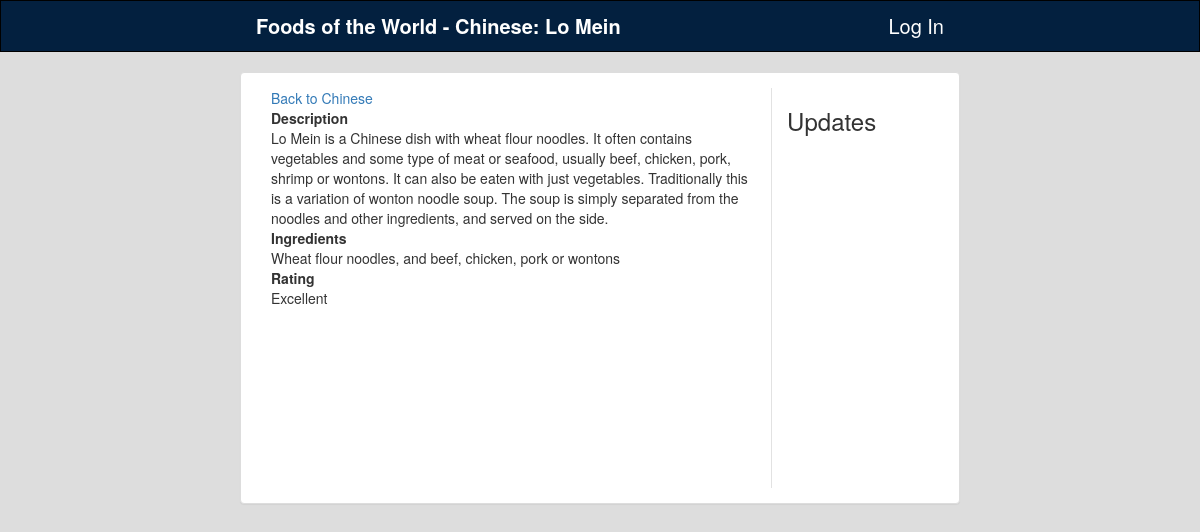
Screenshot of /catalog/1/category/1/record/1/view/ with the database file from the repository.
### database_setup.py (models this page shows, shortened)
class Catalog(Base):
    __tablename__ = 'catalog'
    id = Column(Integer, primary_key=True)
    name = Column(String(250), nullable=False)
    user_id = Column(Integer, ForeignKey('user.id'))
    user = relationship(User)

class Category(Base):
    __tablename__ = 'category'
    id = Column(Integer, primary_key=True)
    name = Column(String(250), nullable=False)
    catalog_id = Column(Integer, ForeignKey('catalog.id'))
    catalog = relationship(Catalog)

class Record(Base):
    __tablename__ = 'record'
    id = Column(Integer, primary_key=True)
    name = Column(String(250), nullable=False)
    record_template_id = Column(Integer, ForeignKey('record_template.id'))
    category_id = Column(Integer, ForeignKey('category.id'))
    record_template = relationship(RecordTemplate)
    category = relationship(Category)

class FieldTemplate(Base):
    __tablename__ = 'field_template'
    id = Column(Integer, primary_key=True)
    label = Column(String(250), nullable=False)
    kind = Column(Enum('short_text',
                       'long_text',
                       'drop_down',
                       'check_box',
                       'radio'), nullable=False)
    order = Column(Integer, nullable=False)
    record_template_id = Column(Integer, ForeignKey('record_template.id'))
    record_template = relationship("RecordTemplate",
                                   back_populates='template_fields')

class Field(Base):
    __tablename__ = 'field'
    id = Column(Integer, primary_key=True)
    value = Column(String(500), nullable=False)
    record_id = Column(Integer, ForeignKey('record.id'))
    field_template_id = Column(Integer, ForeignKey('field_template.id'))
    record = relationship(Record)
    field_template = relationship(FieldTemplate)

### catalogit.py (the view)
@app.route('/catalog/<int:catalog_id>/category/<int:category_id>/record/<int:record_id>/view/')
def showRecord(catalog_id, category_id, record_id):
    catalog = getCatalog(catalog_id)
    category = getCategory(category_id)
    record = getRecord(record_id)
    fields = getFormattedFields(record_id)
    return render_template('showRecord.html',
                           catalog=catalog,
                           category=category,
                           record=record,
                           fields=fields)

### catalogit.py (called while the page is built)
def getCatalog(catalog_id):
    return session.query(Catalog).filter_by(id=catalog_id).one()

def getCategory(category_id):
    return session.query(Category).filter_by(id=category_id).one()

def getRecord(record_id):
    return session.query(Record).filter_by(id=record_id).one()

def getFieldTemplates(record_template_id):
    return session.query(FieldTemplate).filter_by(
                        record_template_id=record_template_id).order_by(
                        asc(FieldTemplate.order))

def getFormattedFields(record_id):
    record = getRecord(record_id)
    fieldTemplates = getFieldTemplates(record.record_template_id)
    fields = []
    for fieldTemplate in fieldTemplates:
        fieldLabel = fieldTemplate.label
        valueList = session.query(Field).filter_by(
                                        field_template_id=fieldTemplate.id,
                                        record_id=record.id).order_by(
                                        asc(Field.id))
        fieldValues = []
        for v in valueList:
            fieldValues.append(v.value)
        fields.append((fieldLabel, fieldValues))
    return fields

### templates/showRecord.html (shortened to what this page needs)
{% extends "base.html" %}
{% block header %} {{catalog.name}} - {{category.name}}: {{record.name}} {% endblock %}
{% block content %}
<div>
	<a href={{ url_for('viewRecords', catalog_id=catalog.id, category_id=category.id) }}> Back to {{category.name}} </a>
</div>
{% if fields %}
	<div id="record-container">
		<dl>
		{% for field in fields %}
			<dt>{{ field[0] }}</dt>
			{% for value in field[1] %}
				<dd>{{ value }}</dd>
			{% endfor %}
		{% endfor %}
		</dl>
	</div>
{% endif %}
{% endblock %}

### templates/base.html (shortened to what this page needs)
<!DOCTYPE html>
<html lang="en">
	<head>
		{% block head %}
			<link rel="stylesheet" href="{{ url_for('static', filename='bootstrap.min.css') }}">
			<link rel="stylesheet" href="{{ url_for('static', filename='base.css') }}">
		{% endblock %}
	</head>
	<body>
		<nav class="navbar navbar-inverse">
		  <div class="container-fluid">
		    <div class="navbar-header">
		      <a class="navbar-brand" style="color:white; font-size:20px;"><b>{% block header %}{% endblock %}</b></a>
		    </div>
		    <ul class="nav navbar-nav navbar-right">
		      	<li>
		      	{% if 'username' not in session %}
					<a style="color:white" href="{{ url_for('show_login') }}">Log In</a>
				{% else %}
					<a style="color:white" href="{{ url_for('disconnect') }}">Log Out</a>
				{% endif %}</a>
				</li>
		    </ul>
		  </div>
		</nav>
		<div class="panel panel-default">
	  		<div class="panel-body">
	  	<div class="col-md-9 categories">
	  	{% block content %}{% endblock %}
	  	</div>
	  	<div class="col-md-3 items">
	  		<h3>Updates</h3>
	  	</div>
	  		</div>
		</div>
	</body>
</html>

### static/base.css (style rules this page uses)
body { background-color: #DDDDDD; }
.navbar { border-radius:0; background-color:#03203F; padding-left:20%; padding-right:20%; }
.navbar-brand { color:white; font-size:25px; }
.navbar-right { color:white; font-size:20px; }
.categories { border-right:1px solid #e2e2e2; min-height:400px; }
.panel { margin-left:20%; margin-right:20%; min-height: 400px; }

### rows the page displays
Catalog: name "Foods of the World"
Category: name "Chinese"
Record: name "Lo Mein"
FieldTemplate: label "Description"
Field: value "Lo Mein is a Chinese dish with wheat flour noodles. It often contains vegetables and some type of meat or seafood, usually beef, chicken, pork, shrimp or wontons. It can also be eaten with just vegetables. Traditionally this is a variation of wonton noodle soup. The soup is simply separated from the noodles and other ingredients, and served on the side."
FieldTemplate: label "Ingredients"
Field: value "Wheat flour noodles, and beef, chicken, pork or wontons"
FieldTemplate: label "Rating"
Field: value "Excellent"
